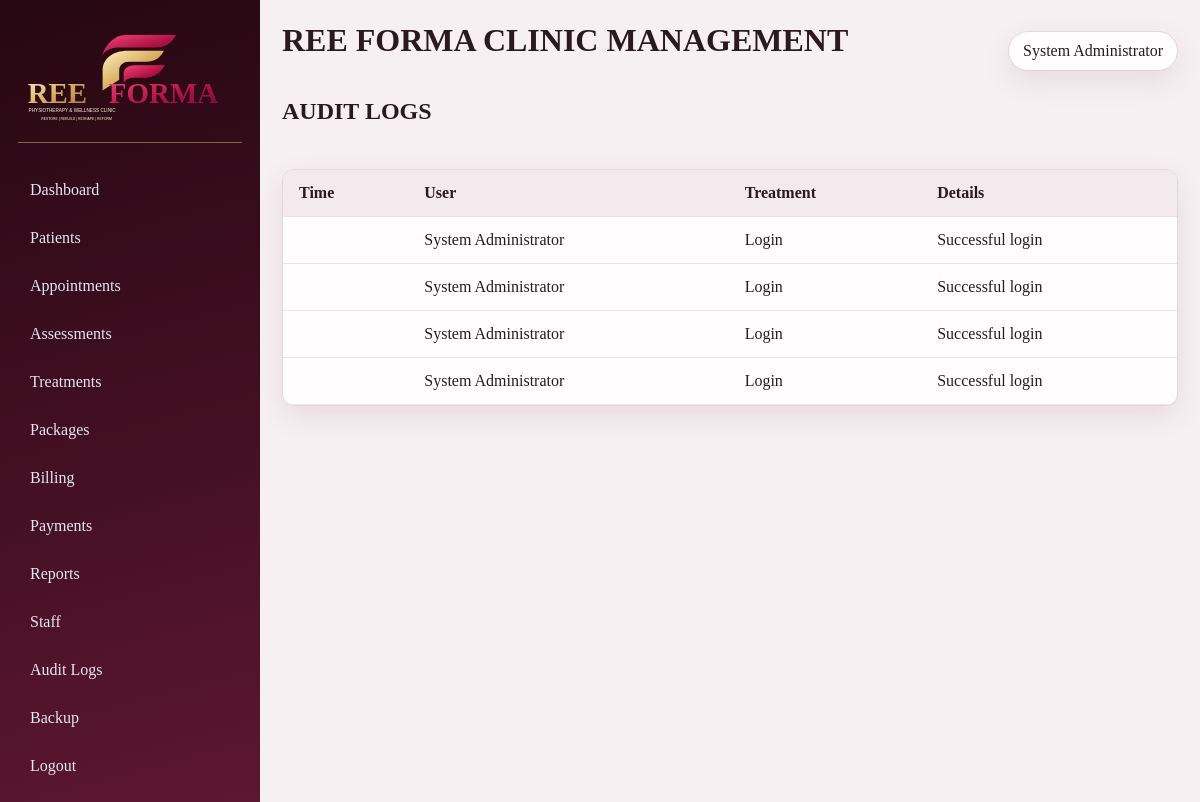
Screenshot of /audit-logs (signed in) with the database file from the repository.
### backend/models.py (models this page shows, shortened)
class User(db.Model):
    __tablename__ = "users"
    id = db.Column(db.Integer, primary_key=True)
    username = db.Column(db.String(80), unique=True, nullable=False)
    password_hash = db.Column(db.String(255), nullable=False)
    full_name = db.Column(db.String(150), nullable=False)
    role_id = db.Column(db.Integer, db.ForeignKey("roles.id"), nullable=False)
    department = db.Column(db.String(100), nullable=True)
    is_active = db.Column(db.Boolean, default=True, nullable=False)
    created_at = db.Column(db.DateTime, default=datetime.utcnow)
    updated_at = db.Column(db.DateTime, default=datetime.utcnow, onupdate=datetime.utcnow)
    role = db.relationship("Role", back_populates="users")
    permissions = db.relationship("Permission", secondary=user_permissions, back_populates="users")
    def has_permission(self, permission_name):
        if self.role and self.role.name == "Admin":
            return True
        permission_names = {perm.name for perm in self.permissions}
        role_permission_names = {perm.name for perm in self.role.permissions} if self.role else set()
        return permission_name in permission_names or permission_name in role_permission_names

class AuditLog(db.Model):
    __tablename__ = "audit_logs"
    id = db.Column(db.Integer, primary_key=True)
    user_id = db.Column(db.Integer, db.ForeignKey("users.id"), nullable=True)
    action = db.Column(db.String(200), nullable=False)
    details = db.Column(db.Text, nullable=True)
    created_at = db.Column(db.DateTime, default=datetime.utcnow)
    user = db.relationship("User")

### backend/app.py (the view)
    @app.route("/audit-logs")
    @login_required
    @permission_required("staff_management")
    def audit_logs():
        logs = AuditLog.query.order_by(AuditLog.created_at.desc()).limit(200).all()
        return render_template("audit_logs.html", logs=logs)

### backend/app.py (called while the page is built)
def get_current_user():
    user_id = session.get("user_id")
    if not user_id:
        return None
    return User.query.get(user_id)

def user_has_permission(permission_name):
    user = get_current_user()
    return bool(user and user.has_permission(permission_name))

def login_required(func):
    @wraps(func)
    def wrapper(*args, **kwargs):
        user = get_current_user()
        if not user or not user.is_active:
            session.clear()
            flash("Please log in to continue.", "warning")
            return redirect(url_for("login"))
        return func(*args, **kwargs)
    return wrapper

def permission_required(permission_name):
    def decorator(func):
        @wraps(func)
        def wrapper(*args, **kwargs):
            user = get_current_user()
            if not user or not user.is_active:
                session.clear()
                flash("Please log in to continue.", "warning")
                return redirect(url_for("login"))
            if not user.has_permission(permission_name):
                flash("You do not have permission to access that feature.", "danger")
                abort(403)
            return func(*args, **kwargs)
        return wrapper
    return decorator

### templates/audit_logs.html
{% extends 'base.html' %}
{% block content %}
<div class="page-header"><h2>Audit Logs</h2></div>
<div class="table-wrap">
    <table>
        <thead><tr><th>Time</th><th>User</th><th>Treatment</th><th>Details</th></tr></thead>
        <tbody>
            {% for entry in logs %}
            <tr>
                <td>{{ entry.timestamp }}</td>
                <td>{{ entry.user.full_name if entry.user else 'System' }}</td>
                <td>{{ entry.action }}</td>
                <td>{{ entry.details or '-' }}</td>
            </tr>
            {% endfor %}
        </tbody>
    </table>
</div>
{% endblock %}

### templates/base.html (shortened to what this page needs)
<!doctype html>
<html lang="en">
<head>
    <link rel="stylesheet" href="{{ url_for('static', filename='css/style.css') }}">
</head>
<body>
    {% if current_user %}
    <div class="app-shell">
        <aside class="sidebar">
            <a class="brand-lockup" href="{{ url_for('dashboard') }}" aria-label="REE Forma clinic dashboard">
                <img src="{{ url_for('static', filename='ree-forma-logo.svg') }}" alt="REE Forma Physiotherapy and Wellness Clinic">
            </a>
            <nav>
                <a href="{{ url_for('dashboard') }}">Dashboard</a>
                {% if has_permission('patient_view') %}<a href="{{ url_for('patients') }}">Patients</a>{% endif %}
                {% if has_permission('appointment_view') %}<a href="{{ url_for('appointments') }}">Appointments</a>{% endif %}
                {% if has_permission('assessment_view') %}<a href="{{ url_for('assessments') }}">Assessments</a>{% endif %}
                {% if has_permission('treatment_view') %}<a href="{{ url_for('treatments') }}">Treatments</a>{% endif %}
                {% if has_permission('package_view') %}<a href="{{ url_for('packages') }}">Packages</a>{% endif %}
                {% if has_permission('billing_view') %}<a href="{{ url_for('billing') }}">Billing</a>{% endif %}
                {% if has_permission('payment_view') %}<a href="{{ url_for('payments') }}">Payments</a>{% endif %}
                {% if has_permission('reports_view') %}<a href="{{ url_for('reports') }}">Reports</a>{% endif %}
                {% if has_permission('staff_management') %}<a href="{{ url_for('staff_list') }}">Staff</a>{% endif %}
                {% if has_permission('staff_management') %}<a href="{{ url_for('audit_logs') }}">Audit Logs</a>{% endif %}
                {% if has_permission('reports_export') %}<a href="{{ url_for('backup_database') }}">Backup</a>{% endif %}
                <a href="{{ url_for('logout') }}">Logout</a>
            </nav>
        </aside>
        <main class="content">
            <header class="topbar">
                <div>
                    <h1>REE FORMA CLINIC MANAGEMENT</h1>
                </div>
                <div class="user-pill">{{ current_user.full_name }}</div>
            </header>
            {% block content %}{% endblock %}
        </main>
    </div>
    {% endif %}
</body>
</html>

### static/css/style.css (style rules this page uses)
:root { --bg: #f7f0f2; --panel: #fffdfd; --primary: #781b3b; --primary-dark: #410d21; --accent: #b32c55; --gold: #d7ad66; --text: #2b1920; --muted: #7b6670; --line: #e5d5dc; --danger: #b4233e; --warning: #ad6f22; --success: #277257; --shadow: 0 10px 30px rgba(65, 13, 33, 0.09); }
* { box-sizing: border-box; }
body { margin: 0; background: var(--bg); color: var(--text); font-family: "Times New Roman", Times, serif; }
h1, h2, h3, h4, .brand, .login-brand, .user-pill { font-family: "Times New Roman", Times, serif; }
h1, h2, h3, .brand, .login-brand { text-transform: uppercase; }
a { color: var(--primary); text-decoration: none; }
.app-shell { display: flex; min-height: 100vh; }
.sidebar { width: 260px; background: linear-gradient(165deg, #260712 0%, #451023 58%, #5d1731 100%); color: white; padding: 24px 18px; }
.brand-lockup { display: block; margin: 0 0 28px; padding: 10px 0 18px; text-decoration: none; border-bottom: 1px solid rgba(215, 173, 102, 0.52); }
.brand-lockup img { display: block; width: 100%; height: auto; }
.sidebar nav { display: flex; flex-direction: column; gap: 10px; }
.sidebar nav a { color: #e2e8f0; padding: 10px 12px; border-radius: 8px; transition: background 0.2s; }
.content { flex: 1; min-width: 0; padding: 22px; }
.topbar { display: flex; justify-content: space-between; align-items: center; margin-bottom: 18px; }
.user-pill { background: var(--panel); border: 1px solid var(--line); padding: 10px 14px; border-radius: 999px; box-shadow: var(--shadow); }
.page-header { display: flex; justify-content: space-between; align-items: center; margin: 12px 0 24px; }
h1, h2, h3, h4 { margin-top: 0; }
.table-wrap { max-width: 100%; overflow-x: auto; background: var(--panel); border: 1px solid var(--line); border-radius: 12px; box-shadow: var(--shadow); }
table { width: 100%; border-collapse: collapse; }
thead { background: #f4e9ed; }
th, td { padding: 14px 16px; border-bottom: 1px solid #efe3e8; text-align: left; }

### rows the page displays
User: full_name "System Administrator"
AuditLog: user "System Administrator", action "Login", details "Successful login"
AuditLog: user "System Administrator", action "Login", details "Successful login"
AuditLog: user "System Administrator", action "Login", details "Successful login"
AuditLog: user "System Administrator", action "Login", details "Successful login"
